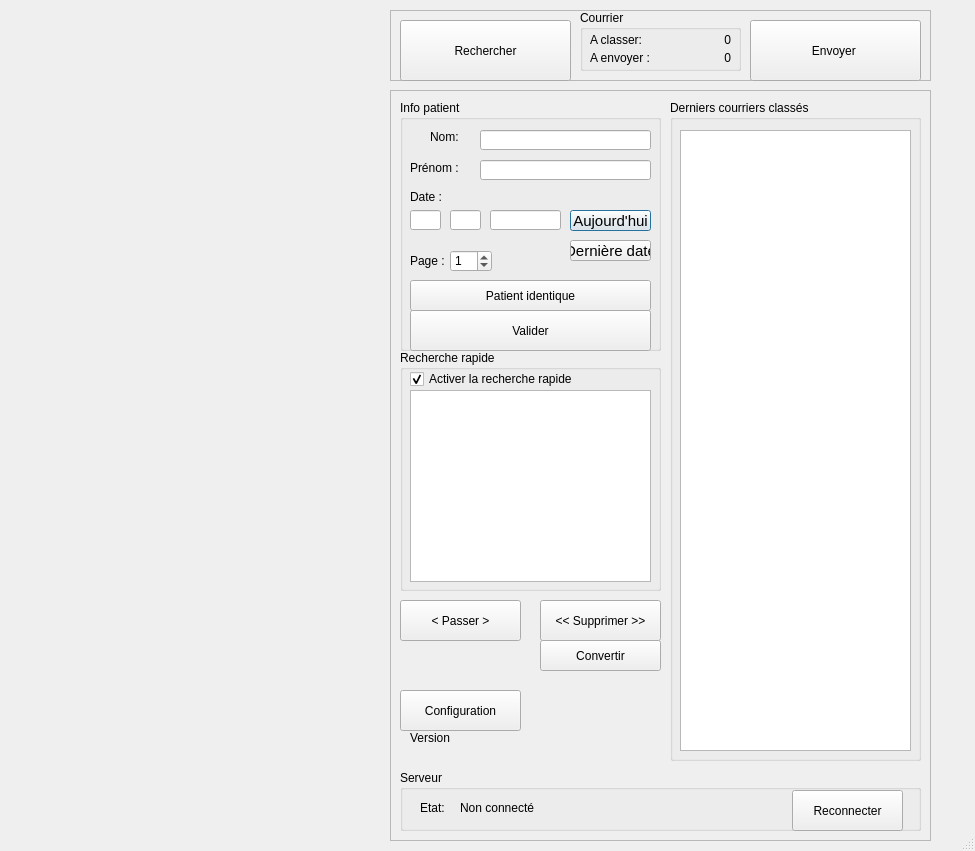
<?xml version="1.0" encoding="UTF-8"?>
<ui version="4.0">
 <class>CourrierManagerClass</class>
 <widget class="QDialog" name="CourrierManagerClass">
  <property name="geometry">
   <rect>
    <x>0</x>
    <y>0</y>
    <width>975</width>
    <height>851</height>
   </rect>
  </property>
  <property name="maximumSize">
   <size>
    <width>16777215</width>
    <height>16777215</height>
   </size>
  </property>
  <property name="windowTitle">
   <string>CourrierManager</string>
  </property>
  <property name="locale">
   <locale language="French" country="Belgium"/>
  </property>
  <property name="sizeGripEnabled">
   <bool>true</bool>
  </property>
  <widget class="QFrame" name="toolBar">
   <property name="geometry">
    <rect>
     <x>390</x>
     <y>90</y>
     <width>541</width>
     <height>751</height>
    </rect>
   </property>
   <property name="frameShape">
    <enum>QFrame::StyledPanel</enum>
   </property>
   <property name="frameShadow">
    <enum>QFrame::Sunken</enum>
   </property>
   <widget class="QGroupBox" name="grpPatient">
    <property name="geometry">
     <rect>
      <x>10</x>
      <y>10</y>
      <width>261</width>
      <height>251</height>
     </rect>
    </property>
    <property name="title">
     <string>Info patient</string>
    </property>
    <widget class="QLabel" name="lblNom">
     <property name="geometry">
      <rect>
       <x>30</x>
       <y>30</y>
       <width>46</width>
       <height>14</height>
      </rect>
     </property>
     <property name="text">
      <string>Nom:</string>
     </property>
    </widget>
    <widget class="QLabel" name="lblPrenom">
     <property name="geometry">
      <rect>
       <x>10</x>
       <y>60</y>
       <width>61</width>
       <height>16</height>
      </rect>
     </property>
     <property name="text">
      <string>Prénom :</string>
     </property>
    </widget>
    <widget class="QLineEdit" name="txtName">
     <property name="geometry">
      <rect>
       <x>80</x>
       <y>30</y>
       <width>171</width>
       <height>20</height>
      </rect>
     </property>
    </widget>
    <widget class="QLineEdit" name="txtSurname">
     <property name="geometry">
      <rect>
       <x>80</x>
       <y>60</y>
       <width>171</width>
       <height>20</height>
      </rect>
     </property>
    </widget>
    <widget class="QLabel" name="lblDate">
     <property name="geometry">
      <rect>
       <x>10</x>
       <y>90</y>
       <width>46</width>
       <height>14</height>
      </rect>
     </property>
     <property name="text">
      <string>Date :</string>
     </property>
    </widget>
    <widget class="QPushButton" name="btnToday">
     <property name="geometry">
      <rect>
       <x>170</x>
       <y>110</y>
       <width>81</width>
       <height>21</height>
      </rect>
     </property>
     <property name="font">
      <font>
       <pointsize>11</pointsize>
      </font>
     </property>
     <property name="text">
      <string>Aujourd'hui</string>
     </property>
    </widget>
    <widget class="QLineEdit" name="txtDay">
     <property name="geometry">
      <rect>
       <x>10</x>
       <y>110</y>
       <width>31</width>
       <height>20</height>
      </rect>
     </property>
    </widget>
    <widget class="QLineEdit" name="txtMonth">
     <property name="geometry">
      <rect>
       <x>50</x>
       <y>110</y>
       <width>31</width>
       <height>20</height>
      </rect>
     </property>
    </widget>
    <widget class="QLineEdit" name="txtYear">
     <property name="geometry">
      <rect>
       <x>90</x>
       <y>110</y>
       <width>71</width>
       <height>20</height>
      </rect>
     </property>
    </widget>
    <widget class="QPushButton" name="btnLastDate">
     <property name="geometry">
      <rect>
       <x>170</x>
       <y>140</y>
       <width>81</width>
       <height>21</height>
      </rect>
     </property>
     <property name="font">
      <font>
       <pointsize>11</pointsize>
      </font>
     </property>
     <property name="text">
      <string>Dernière date</string>
     </property>
    </widget>
    <widget class="QLabel" name="lblPage">
     <property name="geometry">
      <rect>
       <x>10</x>
       <y>150</y>
       <width>46</width>
       <height>21</height>
      </rect>
     </property>
     <property name="text">
      <string>Page :</string>
     </property>
    </widget>
    <widget class="QSpinBox" name="spPage">
     <property name="geometry">
      <rect>
       <x>50</x>
       <y>150</y>
       <width>42</width>
       <height>22</height>
      </rect>
     </property>
     <property name="value">
      <number>1</number>
     </property>
    </widget>
    <widget class="QPushButton" name="btnValidate">
     <property name="geometry">
      <rect>
       <x>10</x>
       <y>210</y>
       <width>241</width>
       <height>41</height>
      </rect>
     </property>
     <property name="text">
      <string>Valider</string>
     </property>
    </widget>
    <widget class="QPushButton" name="btnSamePatient">
     <property name="geometry">
      <rect>
       <x>10</x>
       <y>180</y>
       <width>241</width>
       <height>31</height>
      </rect>
     </property>
     <property name="text">
      <string>Patient identique</string>
     </property>
    </widget>
   </widget>
   <widget class="QGroupBox" name="grpFastSearch">
    <property name="geometry">
     <rect>
      <x>10</x>
      <y>260</y>
      <width>261</width>
      <height>241</height>
     </rect>
    </property>
    <property name="title">
     <string>Recherche rapide</string>
    </property>
    <widget class="QCheckBox" name="cbFastSearch">
     <property name="geometry">
      <rect>
       <x>10</x>
       <y>20</y>
       <width>241</width>
       <height>18</height>
      </rect>
     </property>
     <property name="text">
      <string>Activer la recherche rapide</string>
     </property>
     <property name="checked">
      <bool>true</bool>
     </property>
    </widget>
    <widget class="QListView" name="tablePatient">
     <property name="geometry">
      <rect>
       <x>10</x>
       <y>40</y>
       <width>241</width>
       <height>192</height>
      </rect>
     </property>
     <property name="horizontalScrollBarPolicy">
      <enum>Qt::ScrollBarAlwaysOff</enum>
     </property>
     <property name="editTriggers">
      <set>QAbstractItemView::NoEditTriggers</set>
     </property>
    </widget>
   </widget>
   <widget class="QPushButton" name="btnNext">
    <property name="geometry">
     <rect>
      <x>10</x>
      <y>510</y>
      <width>121</width>
      <height>41</height>
     </rect>
    </property>
    <property name="text">
     <string>&lt; Passer &gt;</string>
    </property>
   </widget>
   <widget class="QPushButton" name="btnDelete">
    <property name="geometry">
     <rect>
      <x>150</x>
      <y>510</y>
      <width>121</width>
      <height>41</height>
     </rect>
    </property>
    <property name="font">
     <font>
      <underline>false</underline>
      <strikeout>false</strikeout>
     </font>
    </property>
    <property name="text">
     <string>&lt;&lt; Supprimer &gt;&gt;</string>
    </property>
   </widget>
   <widget class="QGroupBox" name="grpLastMade">
    <property name="geometry">
     <rect>
      <x>280</x>
      <y>10</y>
      <width>251</width>
      <height>661</height>
     </rect>
    </property>
    <property name="title">
     <string>Derniers courriers classés</string>
    </property>
    <widget class="QTableWidget" name="m_historyTable">
     <property name="geometry">
      <rect>
       <x>10</x>
       <y>30</y>
       <width>231</width>
       <height>621</height>
      </rect>
     </property>
    </widget>
   </widget>
   <widget class="QPushButton" name="btnConvert">
    <property name="geometry">
     <rect>
      <x>150</x>
      <y>550</y>
      <width>121</width>
      <height>31</height>
     </rect>
    </property>
    <property name="text">
     <string>Convertir</string>
    </property>
   </widget>
   <widget class="QLabel" name="lblVersion">
    <property name="geometry">
     <rect>
      <x>20</x>
      <y>640</y>
      <width>241</width>
      <height>16</height>
     </rect>
    </property>
    <property name="text">
     <string>Version</string>
    </property>
   </widget>
   <widget class="QPushButton" name="btnConfiguration">
    <property name="geometry">
     <rect>
      <x>10</x>
      <y>600</y>
      <width>121</width>
      <height>41</height>
     </rect>
    </property>
    <property name="text">
     <string>Configuration</string>
    </property>
   </widget>
   <widget class="QGroupBox" name="serverBar">
    <property name="geometry">
     <rect>
      <x>10</x>
      <y>680</y>
      <width>521</width>
      <height>61</height>
     </rect>
    </property>
    <property name="title">
     <string>Serveur</string>
    </property>
    <widget class="QLabel" name="lblTitleConnected">
     <property name="geometry">
      <rect>
       <x>20</x>
       <y>30</y>
       <width>41</width>
       <height>16</height>
      </rect>
     </property>
     <property name="text">
      <string>Etat:</string>
     </property>
    </widget>
    <widget class="QLabel" name="lblConnected">
     <property name="geometry">
      <rect>
       <x>60</x>
       <y>30</y>
       <width>91</width>
       <height>16</height>
      </rect>
     </property>
     <property name="text">
      <string>Non connecté</string>
     </property>
    </widget>
    <widget class="QPushButton" name="btnConnect">
     <property name="geometry">
      <rect>
       <x>392</x>
       <y>20</y>
       <width>111</width>
       <height>41</height>
      </rect>
     </property>
     <property name="text">
      <string>Reconnecter</string>
     </property>
    </widget>
   </widget>
  </widget>
  <widget class="QFrame" name="topButtons">
   <property name="geometry">
    <rect>
     <x>390</x>
     <y>10</y>
     <width>541</width>
     <height>71</height>
    </rect>
   </property>
   <property name="frameShape">
    <enum>QFrame::StyledPanel</enum>
   </property>
   <property name="frameShadow">
    <enum>QFrame::Raised</enum>
   </property>
   <widget class="QPushButton" name="btnSearch">
    <property name="geometry">
     <rect>
      <x>10</x>
      <y>10</y>
      <width>171</width>
      <height>61</height>
     </rect>
    </property>
    <property name="text">
     <string>Rechercher</string>
    </property>
   </widget>
   <widget class="QGroupBox" name="grpEtat">
    <property name="geometry">
     <rect>
      <x>190</x>
      <y>0</y>
      <width>161</width>
      <height>61</height>
     </rect>
    </property>
    <property name="title">
     <string>Courrier</string>
    </property>
    <widget class="QLabel" name="label">
     <property name="geometry">
      <rect>
       <x>10</x>
       <y>20</y>
       <width>61</width>
       <height>20</height>
      </rect>
     </property>
     <property name="text">
      <string>A classer:</string>
     </property>
    </widget>
    <widget class="QLabel" name="label_2">
     <property name="geometry">
      <rect>
       <x>10</x>
       <y>40</y>
       <width>61</width>
       <height>16</height>
      </rect>
     </property>
     <property name="text">
      <string>A envoyer :</string>
     </property>
    </widget>
    <widget class="QLabel" name="lblRemaining">
     <property name="geometry">
      <rect>
       <x>100</x>
       <y>20</y>
       <width>51</width>
       <height>20</height>
      </rect>
     </property>
     <property name="text">
      <string>0</string>
     </property>
     <property name="alignment">
      <set>Qt::AlignRight|Qt::AlignTrailing|Qt::AlignVCenter</set>
     </property>
    </widget>
    <widget class="QLabel" name="lblSent">
     <property name="geometry">
      <rect>
       <x>90</x>
       <y>40</y>
       <width>61</width>
       <height>16</height>
      </rect>
     </property>
     <property name="text">
      <string>0</string>
     </property>
     <property name="alignment">
      <set>Qt::AlignRight|Qt::AlignTrailing|Qt::AlignVCenter</set>
     </property>
    </widget>
   </widget>
   <widget class="QPushButton" name="btnSend">
    <property name="geometry">
     <rect>
      <x>360</x>
      <y>10</y>
      <width>171</width>
      <height>61</height>
     </rect>
    </property>
    <property name="text">
     <string>Envoyer </string>
    </property>
   </widget>
  </widget>
 </widget>
 <layoutdefault spacing="6" margin="11"/>
 <resources/>
 <connections/>
</ui>
